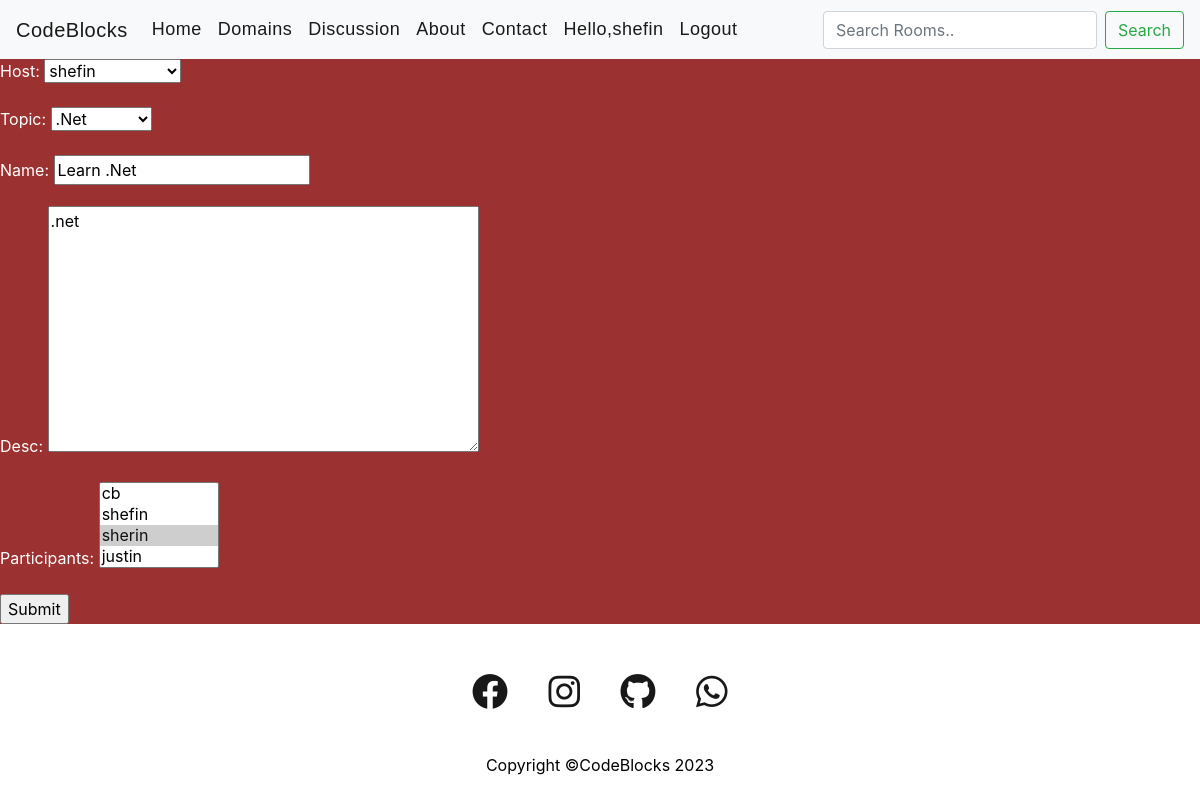
/update-room/6 (signed in), run on the app's committed database.
### cbapp/models.py (models this page shows, shortened)
class Room(models.Model):
    host = models.ForeignKey(User,on_delete=models.SET_NULL,null=True)
    topic = models.ForeignKey(Topic,on_delete=models.SET_NULL,null=True)
    name = models.CharField(max_length=200)
    desc = models.TextField(null=True , blank=True)
    participants = models.ManyToManyField(User,related_name='participants', blank=True)
    updated = models.DateTimeField(auto_now=True)
    created = models.DateTimeField(auto_now_add=True)
    class Meta:
        ordering=['-updated' , '-created']

### cbapp/views.py (the view)
# urls.py: path('update-room/<str:pk>',views.updateRoom,name='update-room'),
@login_required(login_url='login')
def updateRoom(request,pk):
    rooms = Room.objects.get(id=pk)
    form=Roomform(instance=rooms)
    if request.method=='POST':
        '''print(request.POST)'''
        form=Roomform(request.POST,instance=rooms)
        if form.is_valid():
            form.save()
        return redirect("home")
    context={'form':form}
    return render(request,'cbapp/roomform.html',context)

### cbapp/forms.py
class Roomform(ModelForm):
    class Meta:
        model=Room
        fields= '__all__'

### cbapp/models.py (called while the page is built)
    def __str__(self):
        return self.name

### cbapp/templates/cbapp/roomform.html (shortened to what this page needs)
{% extends 'base.html' %}
{% block content %}
<form action="" method="post">
    {{form.as_p}}
    <input type="submit"  name="submit">
</form>
{% endblock %}

### templates/navbar.html (shortened to what this page needs)
 <nav class="navbar navbar-expand-lg navbar-light bg-light">
    <a class="navbar-brand" href="{% url 'home' %}" class="logo">CodeBlocks</a>
    <div class="collapse navbar-collapse" id="navbarSupportedContent">
      <ul class="navbar-nav mr-auto">
        <li class="nav-item active">
          <a id="nav-link" class="nav-link" href="{% url 'home' %}">Home <span class="sr-only">(current)</span></a>
        </li>
        <li class="nav-item active">
          <a id="nav-link" class="nav-link" href="#domains">Domains <span class="sr-only">(current)</span></a>
        </li>
        <li class="nav-item active">
          <a id="nav-link" class="nav-link" href="#discussion">Discussion<span class="sr-only">(current)</span></a>
        </li>
        <li class="nav-item active">
          <a id="nav-link" class="nav-link" href="#about">About</a>
        </li>
        <li class="nav-item active">
          <a id="nav-link" class="nav-link" href="#contact">Contact</a>
        </li>
        {% if user.is_authenticated %}
        <li class="nav-item active ">
          <a id="nav-link" class="nav-link" href="">Hello,{{user.username}}</a>
        </li>
        <li class="nav-item active">
          <a id="nav-link" class="nav-link" href="{% url 'logout' %}">Logout</a>
        </li>
        {% endif %}
      </ul>
      <form  method="GET" action="{% url 'home' %}" class="form-inline my-2 my-lg-0">
         <input class="form-control mr-sm-2" type="search" name="q" placeholder="Search Rooms.." aria-label="Search">
        <button class="btn btn-outline-success my-2 my-sm-0" type="submit">Search</button>
      </form>
    </div>
  </nav>

### static/css/main.css (style rules this page uses)
#body-bg { background-color: rgb(156, 49, 49); color: white; }
a { position: relative; font-family:'Poppins',sans-serif; font-size: 18px; letter-spacing: 0.5px; }
#nav-link:after { content: ""; position: absolute; background-color: rgb(13, 13, 14); height: 3px; width: 100; left: 0; bottom: 5px; transition: 0.3s; }

### data on the page
Room: host "shefin", topic ".Net", name "Learn .Net", desc ".net"

### other printed values
{{ user.username }} "shefin"
